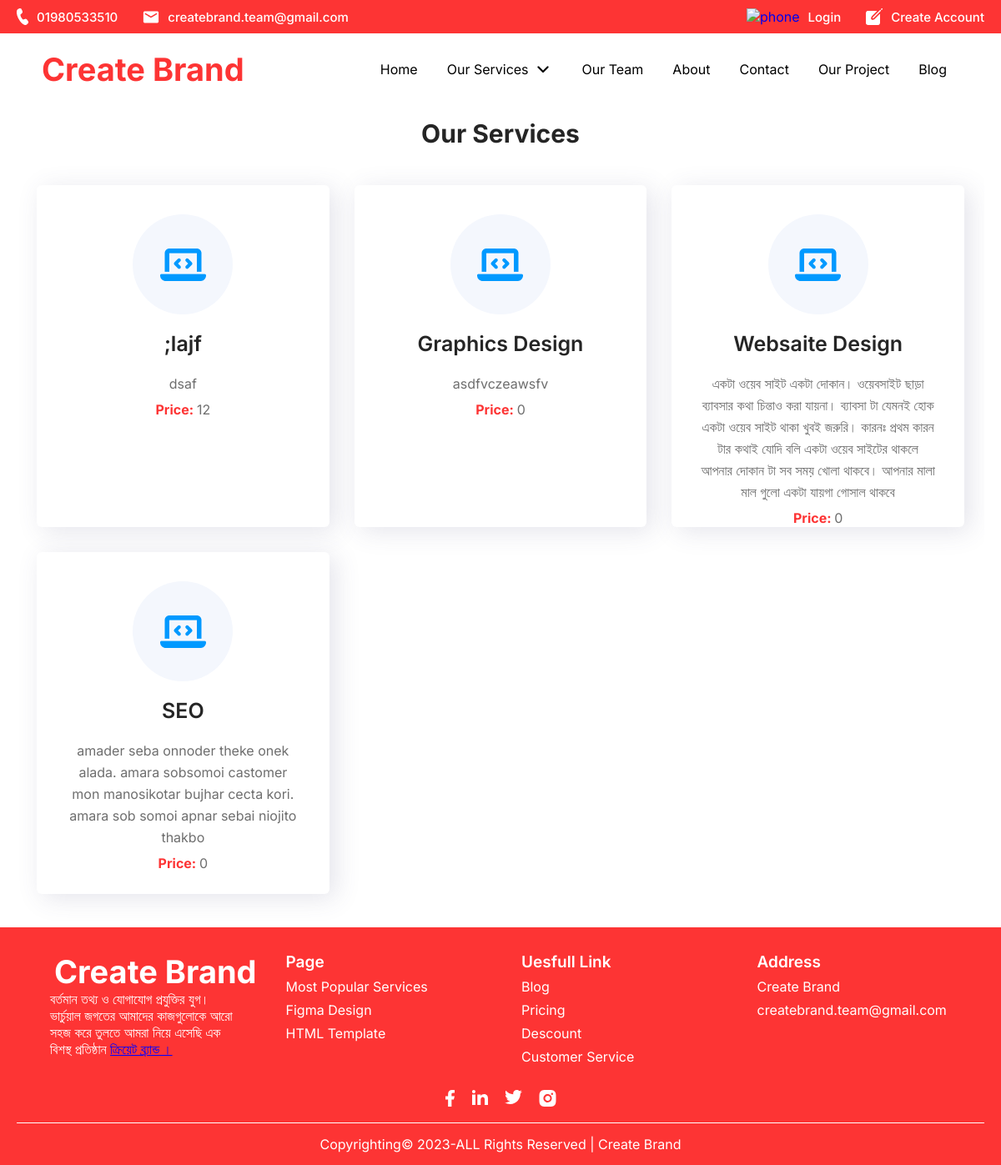
The app's page /service.php with its own data.
### tables this page shows
CREATE TABLE `service` (
  `id` int(50) NOT NULL,
  `ser_name` text DEFAULT NULL,
  `s_price` int(10) NOT NULL,
  `ser_dec` text DEFAULT NULL,
  `ser_img` longtext DEFAULT NULL,
  `date` datetime DEFAULT current_timestamp()
);

### assets/php/function.php (called while the page is built, shortened)
<?php
class fun{
    private $conn;
    function __construct() {
        $conne = new databese;
        $conne->connect();
        $this->conn =$conne->connect;
      }
      public function show($table_name){
        $qur = "SELECT * FROM $table_name  ORDER BY id DESC";
        $conn_c = mysqli_query($this->conn,$qur);
        if ($conn_c->num_rows> 0) {
            $data = $this->conn->query($qur);
            return $data;
        }else {
            return("No Data");
        }
      }
}
class databese{
    private   $servername = "localhost",
	$username = "root",
	$password = "",
	$database_name="createbrand";
    public function connect(){
        $this->connect = mysqli_connect($this->servername,$this->username,$this->password,$this->database_name);
    }
}
?>

### service.php (the view, shortened to what this page needs)
<?php require_once "include/header.php"; ?>
<link rel="stylesheet" href="assets/css/service.css">
<?php require_once "include/headerM.php"; ?>
<div class="container">
    <section id='service'>
        <h2 class="sec-titel">Our Services</h1>
            <div class="service">
                <?php
                include_once("./assets/php/function.php");
                $show = new fun();
                $ser = $show->show("service");
                while ($conn = mysqli_fetch_assoc($ser)) {
                    $ser_name = $conn['ser_name'];
                    $s_price = $conn['s_price'];
                    $ser_dec = $conn['ser_dec'];
                ?>
                    <div class="card">
                        <div class="card_img">
                            <img src="assets/icons/website.png" alt="<?php echo $ser_name ?>">
                        </div>
                        <div class="card-text">
                            <h3><?php echo $ser_name ?></h4>
                            <p><?php echo $ser_dec ?></p>
                            <p class="price" style='margin-top:5px'><b style='color:#FD3434'>Price: </b> <?php echo $s_price ?></p>
                        </div>
                </div>
                <?php } ?>
            </div>
    </section>
</div>
<?php require_once "include/footer.php"; ?>

### assets/css/style.css (style rules this page uses)
section { margin: 0px; padding: 0px; overflow: hidden; }
* { margin: 0; padding: 0; box-sizing: border-box; }
body { font-family: 'Inter', sans-serif; }
:root { --primary: #FD3434; --Secondary:#0099ff; --light:#6e6e6e; --white:#fff; --bg:#FEEFEE; --bg2:#f4f7fd; --black:#252525; --box-shadow:0 .5rem 1.5rem rgba(0,0,0,.1) }
.container { max-width: 1200px; margin: 0 auto; width: 100%; padding: 0 20px; }
h2 { font-size: 38px; font-weight: 700; text-align: center; color: var(--black) !important; }

### assets/css/service.css (style rules this page uses)
section { padding: 1rem 0px; }
.sec-titel { font-size: 30px; text-align: center; }
#service .service { display: grid; align-items: center; grid-template-columns: repeat(auto-fit,minmax(300px,1fr)); margin-top: 20px; width: 100%; padding: 24px; gap: 30px; }
#service .service .card { padding: 35px; background-color: #fff; box-shadow: 7px 5px 30px rgba(72, 73, 121, 0.15); height: 410px; text-align: center; min-width: 350px ; width: 100%; border-radius: 6px; position: relative; overflow: hidden; }
#service .service .card::before { content: ''; position: absolute; left: -115px; top: -125px; border-radius: 2px 0 0 0; background-color: #FD3434; border-radius: 0 50% 50% 50%; width:70px; height: 70px; transition: 0.6s; }
#service .service .card .card_img { margin: 0 auto; background-color: #f4f7fd; width: 120px; height: 120px; border-radius: 50%; display: flex; align-items: center; justify-content: center; margin-bottom: 20px; }
#service .service .card h3 { font-size: 25px; font-weight: 600; color: #252525; margin-bottom: 20px; }
#service .service .card p { color: #6e6e6e; line-height: 26px; font-size: 16px; font-weight: 400; }

### records on screen
service: ser_name ";lajf", ser_dec "dsaf", s_price "12"
service: ser_name "Graphics Design", ser_dec "asdfvczeawsfv", s_price "0"
service: ser_name "Websaite Design", ser_dec "একটা ওয়েব সাইট একটা দোকান। ওয়েবসাইট ছাড়া ব্যাবসার কথা চিন্তাও করা যায়না। ব্যাবসা টা যেমনই হোক একটা ওয়েব সাইট থাকা খুবই জরুরি। কারনঃ প্রথম কারন টার কথাই যোদি বলি একটা ওয়েব সাইটের থাকলে আপনার দোকান টা সব সময় খোলা থাকবে। আপনার মালা মাল গুলো একটা যায়গা গোসাল থাকবে", s_price "0"
service: ser_name "SEO", ser_dec "amader seba onnoder theke onek alada. amara sobsomoi castomer mon manosikotar bujhar cecta kori. amara sob somoi apnar sebai niojito thakbo", s_price "0"
